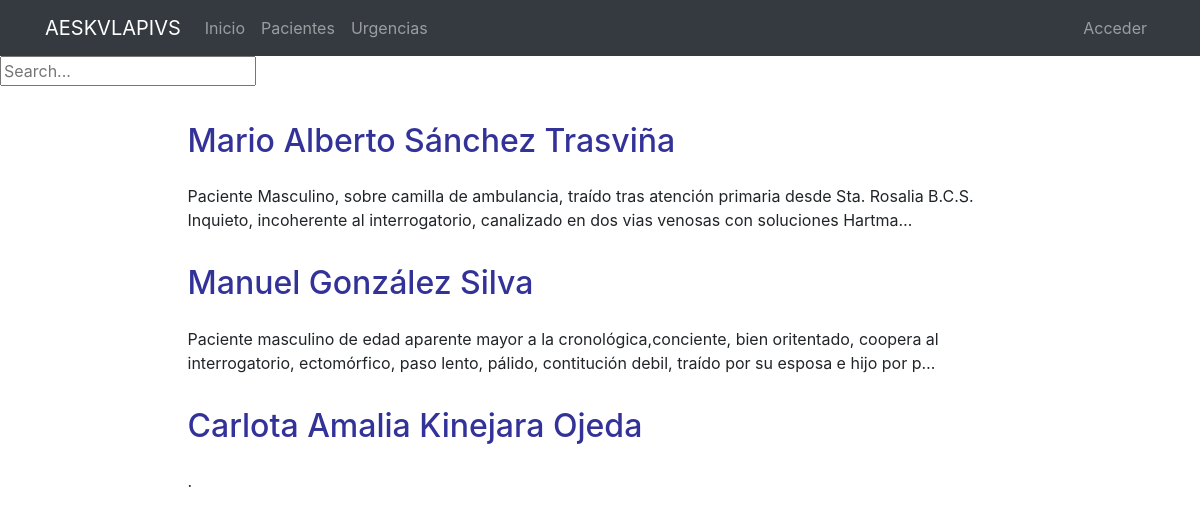
The app's page /pacientes/urgencias/ with its own data.
### consultorio/models.py (models this page shows, shortened)
class Urgencias(models.Model):
    nombre = models.ForeignKey(Paciente, on_delete=models.CASCADE)
    edad = models.SmallIntegerField(default=0)
    im_bkground = models.TextField(verbose_name='Antecedentes Inmediatos')
    other_bkground = models.TextField(verbose_name='Otros Antecedentes')
    tension_sistolica = models.PositiveSmallIntegerField(blank=True, null=True, default=0)
    tension_diastolica = models.PositiveSmallIntegerField(blank=True, null=True, default=0)
    pam = models.IntegerField(default=0, verbose_name='PAM', help_text='No escriba aquí')
    POSITIVO = 'POS'
    NEGATIVO = 'NEG'
    AFIRMACION_SIMPLE = [ (POSITIVO, 'Positivo'), (NEGATIVO, 'Negativo')]
    Diaforesis = models.CharField(max_length=100,choices=AFIRMACION_SIMPLE, blank=True, null=True )
    fc = models.IntegerField(default=0, blank=True, null=True, verbose_name='FC')
    fr= models.IntegerField(default=0, blank=True, null=True, verbose_name='FR')
    O2 = models.PositiveSmallIntegerField(default=0, blank=True, null=True, help_text='En litros/min')
    FiO2 = models.DecimalField(blank=True, null=True, max_digits=5, decimal_places=2, default=.21, help_text= 'No escriba aquí')
    saturacion = models.IntegerField(blank=True, null=True, verbose_name='Sa02', default=1)
    SpFI = models.PositiveSmallIntegerField(blank=True, null=True, help_text='No escriba aquí')
    dextrostix = models.IntegerField(blank=True, null=True, verbose_name='Dextrostix', default=0)
    temp =  models.DecimalField(blank=True, null=True, max_digits=5, decimal_places=2, verbose_name='Temp')
    peso = models.FloatField(blank=True, null=True, default=0, help_text='Si no puede pesar al paciente, calcule un aproximado')
    estatura = models.FloatField(blank=True, null=True, default=1, help_text='En metros y cms')
    imc = models.DecimalField(max_digits=5, decimal_places=2, default=0, verbose_name='IMC', help_text='No escriba aquí')
    climc = models.CharField(max_length=100, blank=True, null=True, verbose_name='Clasificación Masa Corporal', help_text='No escriba aquí')
    asc = models.DecimalField(max_digits=5, decimal_places=2, default=0, verbose_name='ASC', help_text='No escriba aquí')
    per_abdominal = models.IntegerField(blank=True, null=True, verbose_name='Per. Abd en cms')
    A = 'Alerta'
    V = 'Respuesta Verbal'
    P = 'Respuesta al Dolor'
    U = 'Sin Respuesta'
    CONC = [(A, 'Alerta'), (V, 'Respuesta Verbal'), (P, 'Respuesta al Dolor'),
    (U, 'Sin Respuesta'),]
    AVPU =  models.CharField(max_length=50, choices=CONC, verbose_name='Estado de Conciencia', blank=True, null=True)
    Espontanea = 4
    Orden_verbal = 3
    Est_doloroso = 2
    No_Apertura = 1
    AP_OCULAR = [(Espontanea, int(4)), (Orden_verbal, int(3)), (Est_doloroso, int(2)), (No_Apertura, int(1))]
    apertura_ocular = models.PositiveSmallIntegerField(blank=True, null=True, default=1)
    Orientado = 5
    Desorientado_Confuso = 4
    Incoherente = 3
    Sonidos_incomprensibles = 2
    Ausencia_Respuesta = 1
    RESP_VERBAL = [(Orientado, int(5)), (Desorientado_Confuso, int(4)), (Incoherente, int(3)), (Sonidos_incomprensibles, int(2)), (Ausencia_Respuesta, int(1)),]
    Respuesta_Verbal = models.PositiveSmallIntegerField(blank=True, null=True, default=1)
    Obedece_ordenes = 6
    Localiza_dolor = 5
    Retirada_al_dolor = 4
    Flexion_anormal = 3
    Extensión_anormal = 2
    Ausencia_de_respuesta  = 1
    RESP_MOTORA = [(Obedece_ordenes, int(6)), (Localiza_dolor, int(5)), (Retirada_al_dolor, int(4)), (Flexion_anormal, int(3)),
    (Extensión_anormal, int(2)), (Ausencia_de_respuesta, int(1)),]
    Respuesta_Motora = models.PositiveSmallIntegerField(blank=True, null=True, default=1)
    ESCALA_DE_GLASGOW = models.PositiveSmallIntegerField(blank=True, null=True, help_text='sume los parámetros')
    expl = models.TextField(verbose_name='Complemente Exploración', blank=True, null=True)
    dxs = models.TextField(blank=True, null=True, verbose_name='DIAGNOSTICOS')
    MANEJO_INICIAL = models.TextField(blank=True, null=True)
    NEUROLOGICO = models.CharField(max_length=100, blank=True, null=True, help_text='No escriba aquí')
    RESPIRATORIO = models.CharField(max_length=100, blank=True, null=True, help_text='No escriba aquí')
    HEMODINAMICO = models.CharField(max_length=100, blank=True, null=True, help_text='No escriba aquí')
    INFECCIOSO = models.CharField(max_length=100, blank=True, null=True, help_text='No escriba aquí')
    timestamp = models.DateTimeField(auto_now_add=True, auto_now=False, verbose_name='Fecha de Registro')
    update = models.DateTimeField(auto_now=True, verbose_name='Fecha de Actualización')
    class Meta:
        ordering = ('-timestamp',)
        verbose_name_plural='c) Urgencias, Evaluación Primaria'

class Paciente(models.Model):
    FEMENINO= 'FEM'
    MASCULINO = 'MASC'
    GENERO = [(FEMENINO, 'Femenino'), (MASCULINO, 'Masculino')]
    IMSS = 'IMSS'
    ISSSTE = 'ISSSTE'
    SecMarina = 'Secretaría de Marina'
    PEMEX = 'PEMEX'
    SEDENA = 'SEDENA'
    OTRO = 'Otro'
    DERECHOHABIENCIA = [(IMSS, 'IMSS'), (ISSSTE, 'ISSSTE'), (SecMarina, 'Secretaría de Marina'),
    (SEDENA, 'SEDENA'), (PEMEX, 'PEMEX'), (OTRO, 'Otro')]
    POSITIVO = 'POS'
    NEGATIVO = 'NEG'
    REHAB = 'En Rehabilitación'
    OCACIONAL = 'Ocacional'
    SOCIAL = 'Social'
    SUSPENDIDO = 'Suspendido'
    AFIRMACION = [ (POSITIVO, 'Positivo'), (NEGATIVO, 'Negativo'), (REHAB, 'En Rehabilitación')]
    AFIRMACION_TAB = [ (POSITIVO, 'Positivo'), (NEGATIVO, 'Negativo'), (SUSPENDIDO, 'Suspendido')]
    AFIRMACION_SIMPLE = [ (POSITIVO, 'Positivo'), (NEGATIVO, 'Negativo')]
    AFIRMACION_ALCOHOLISMO = [ (POSITIVO, 'Positivo'), (NEGATIVO, 'Negativo'), (REHAB, 'En Rehabilitación'),
    (OCACIONAL, 'Ocacional'), (SOCIAL, 'Social')]
    name = models.CharField(max_length=100, verbose_name='Nombre')
    gender = models.CharField(max_length=4, choices=GENERO, verbose_name='Género')
    dob = models.DateField(verbose_name='Fecha de Nacimiento', blank=True, null=True)
    age = models.IntegerField(verbose_name='Edad', default=0, )
    nationality = models.CharField(max_length=100, blank=True, null=True, verbose_name='Nacionalidad y Lugar de Nacimiento')
    etnia = models.CharField(max_length=50, blank=True, null=True, verbose_name='Etnia')
    scholarship = models.CharField(max_length=50, blank=True, null=True, verbose_name='Escolaridad')
    job = models.CharField(max_length=100, blank=True, null=True, verbose_name='Empleo')
    religion = models.CharField(max_length=50, blank=True, null=True, verbose_name='Religión')
    sport = models.CharField(max_length=50, blank=True, null=True, verbose_name='Deportes')
    civil_status = models.CharField(max_length=50, blank=True, null=True, verbose_name='Estado Civil')
    adress = models.CharField(max_length=2150, blank=True, null=True, verbose_name='Domicilio')
    email = models.EmailField(blank=True, null=True)
    phone = models.CharField(max_length=15, verbose_name='Teléfono')
    entitlement = models.CharField(max_length=50, choices=DERECHOHABIENCIA, blank=True, null=True, verbose_name='Derechohabiencia')
    specify= models.CharField(max_length=30, verbose_name='Especifique otra derechohabiencia', blank=True, null=True)
    insurance = models.CharField(max_length=30, blank=True, null=True, verbose_name='Aseguradora')
    immediate_background = models.TextField(verbose_name="Padecimiento, Razón de Abordaje o Situación Actual")
    smoking = models.CharField(max_length=20, choices=AFIRMACION_TAB, blank=True, null=True, verbose_name='Tabaquismo')
    alcohol = models.CharField(max_length=20,choices=AFIRMACION_ALCOHOLISMO, blank=True, null=True, verbose_name='Alcholismo')
    drugs_adictions = models.CharField(max_length=20,choices=AFIRMACION, blank=True, null=True, verbose_name='Adicciones')
    allergies = models.CharField(max_length=100,choices=AFIRMACION, blank=True, null=True, verbose_name='Alergias')
    dislipidemia = models.CharField(max_length=100,choices=AFIRMACION_SIMPLE, blank=True, null=True )
    dm = models.CharField(max_length=100,choices=AFIRMACION_SIMPLE, blank=True, null=True, verbose_name='Diabetes')
    hta = models.CharField(max_length=100,choices=AFIRMACION_SIMPLE, blank=True, null=True, verbose_name='HTA')
    inf_ang_de_pecho = models.CharField(max_length=100,choices=AFIRMACION_SIMPLE, blank=True, null=True, verbose_name='Infartos o angina de pecho')
    evc = models.CharField(max_length=100,choices=AFIRMACION_SIMPLE, blank=True, null=True, verbose_name='Eventos Cerebrovasculares')
    ivp = models.CharField(max_length=100,choices=AFIRMACION_SIMPLE, blank=True, null=True, verbose_name='Insuficiencia vascular periférica')
    EPOC = models.CharField(max_length=100,choices=AFIRMACION_SIMPLE, blank=True, null=True, verbose_name='Enfermedad Pulmonar Obstructiva Crónica')
    cancer = models.CharField(max_length=100,choices=AFIRMACION_SIMPLE, blank=True, null=True, verbose_name='Cáncer')
    otras_enf = models.TextField(blank=True, null=True, verbose_name='Complemento, Otros Antecedentes y Enfermedades')
    cir_previas = models.CharField(max_length=200, blank=True, null=True, verbose_name='Cirugías previas')
    dxs_antec = models.TextField(blank=True, null=True, verbose_name='Resumen de Diagnósticos por Antecedentes', help_text='No esciriba aquí: Guarde para ver Resultados')
    obs = models.TextField(blank=True, null=True, verbose_name='Observaciones, otros antecedentes y tratamientos actuales')
    actual_situation = models.TextField(verbose_name="Situación Actual y Exploración")
    tension_sistolica = models.IntegerField(blank=True, null=True, default=0)
    tension_diastolica = models.PositiveSmallIntegerField(blank=True, null=True, default=0)
    pam = models.IntegerField(default=0, verbose_name='PAM', help_text='No esciriba aquí: Guarde para ver Resultados')
    fc = models.IntegerField(blank=True, null=True, verbose_name='FC')
    fr= models.IntegerField(blank=True, null=True, verbose_name='FR')
    temp =  models.DecimalField(blank=True, null=True, max_digits=5, decimal_places=2, verbose_name='Temp')
    saturacion = models.IntegerField(blank=True, null=True, verbose_name='Sa02')
    dextrostix = models.IntegerField(blank=True, null=True, verbose_name='Dextrostix')
    A = 'Alerta'
    V = 'Respuesta Verbal'
    P = 'Respuesta al Dolor'
    U = 'Sin Respuesta'
    CONC = [(A, 'Alerta'), (V, 'Respuesta Verbal'), (P, 'Respuesta al Dolor'),
    (U, 'Sin Respuesta'),]
    AVPU =  models.CharField(max_length=50, choices=CONC, verbose_name='Estado de Conciencia', blank=True, null=True)
    a1c = models.CharField(max_length=5, blank=True, null=True)
    peso = models.FloatField(blank=True, null=True, default=0)
    estatura = models.FloatField(blank=True, null=True, default=1)
    imc = models.DecimalField(max_digits=5, decimal_places=2, default=0, verbose_name='IMC', help_text='No esciriba aquí: Guarde para ver Resultados')
    climc = models.CharField(max_length=100, blank=True, null=True, verbose_name='Clasificación Masa Corporal', help_text='No esciriba aquí: Guarde para ver Resultados')
    asc = models.DecimalField(max_digits=5, decimal_places=2, default=0, verbose_name='ASC', help_text='No esciriba aquí: Guarde para ver Resultados')
    per_abdominal = models.IntegerField(blank=True, null=True, verbose_name='Per. Abd en cms')
    Imagenología1 = models.FileField(upload_to='Paciente/',help_text='formato jpg, jpge', blank=True, null=True )
    Imagenología2 = models.FileField(upload_to='Paciente/', help_text='formato jpg, jpge',blank=True, null=True)
    Imagenología3 = models.FileField(upload_to='Paciente/',help_text='formato jpg, jpge',blank=True, null=True)
    Labs1 = models.FileField(upload_to='Paciente/', help_text='formato pdf',blank=True, null=True)
    Labs2 = models.FileField(upload_to='Paciente/', help_text='formato pdf', blank=True, null=True)
    recetas = models.FileField(upload_to='Paciente/', help_text='formato pdf',blank=True, null=True, verbose_name='Recetas')
    diagnosis = models.TextField(verbose_name='Diagnósticos')
    obs = models.TextField(verbose_name="Observaciones")
    txs = models.TextField(verbose_name='Manejos y Tratamientos')
    adendums = models.TextField(blank=True, null=True)
    RECOMENDACIONES = models.CharField(max_length=150, blank=True, null=True)
    timestamp = models.DateTimeField(auto_now_add=True, auto_now=False, verbose_name='Fecha de Registro')
    update = models.DateTimeField(auto_now=True, verbose_name='Fecha de Actualización')
    reevaluación = models.DateTimeField(blank=True, null=True, verbose_name='prox. reevaluación')
    antecedentes = ['smoking', 'alcohol', 'drugs_adictions', 'allergies', 'dislipidemia', 'dm', 'hta,',
      'inf_ang_de_pecho', 'evc', 'ivp', 'EPOC', 'cancer', ]
    def __str__(self):
        return self.name
    class Meta:
        ordering = ('-timestamp',)
        verbose_name_plural='a) Pacientes'

### consultorio/views.py (the view)
# urls.py: path('urgencias/', UrgenciasListView.as_view(), name='pacientes_urgencias'),
class UrgenciasListView(ListView):
    model = Urgencias
    template_name = 'urgencias_list.html'

### consultorio/templates/consultorio/urgencias_list.html (shortened to what this page needs)
{% extends 'core/base.html' %}
{% load static %}
{% block content %}
{% include 'consultorio/includes/urgencias_menu.html' %}
<form action="{% url 'consultorio:search_results_urgencias' %}" method="get">
  <input name="q" type="text" placeholder="Search...">
</form>
<main role="main">
  <div class="container mb-4">
    {% for urg in urgencias_list %}
      <div class="row mt-3">
        <div class="col-md-9 mx-auto">
          <h2 style = "color:rgba(0, 0, 128, 0.805);"  class="mb-4">  {{urg.nombre}}</h2>
          <div>
            <p>{{urg.im_bkground|striptags|safe|truncatechars:"200"}}</p>
          </div>
        </div>
      </div>
      {% endfor %}
  </div>
</main>
{% endblock %}

### core/static/core/css/main.css (style rules this page uses)
main { padding-top: 20px; }
:root { --jumbotron-padding-y: 3rem; }

### records on screen
Urgencias: nombre "Mario Alberto Sánchez Trasviña", im_bkground "Paciente Masculino, sobre camilla de ambulancia, traído tras atención primaria desde Sta. Rosalia B.C.S. Inquieto, incoherente al interrogatorio, canalizado en dos vias venosas con soluciones Hartma…"
Urgencias: nombre "Manuel González Silva", im_bkground "Paciente masculino de edad aparente mayor a la cronológica,conciente, bien oritentado, coopera al interrogatorio, ectomórfico, paso lento, pálido, contitución debil, traído por su esposa e hijo por p…"
Urgencias: nombre "Carlota Amalia Kinejara Ojeda", im_bkground "."
